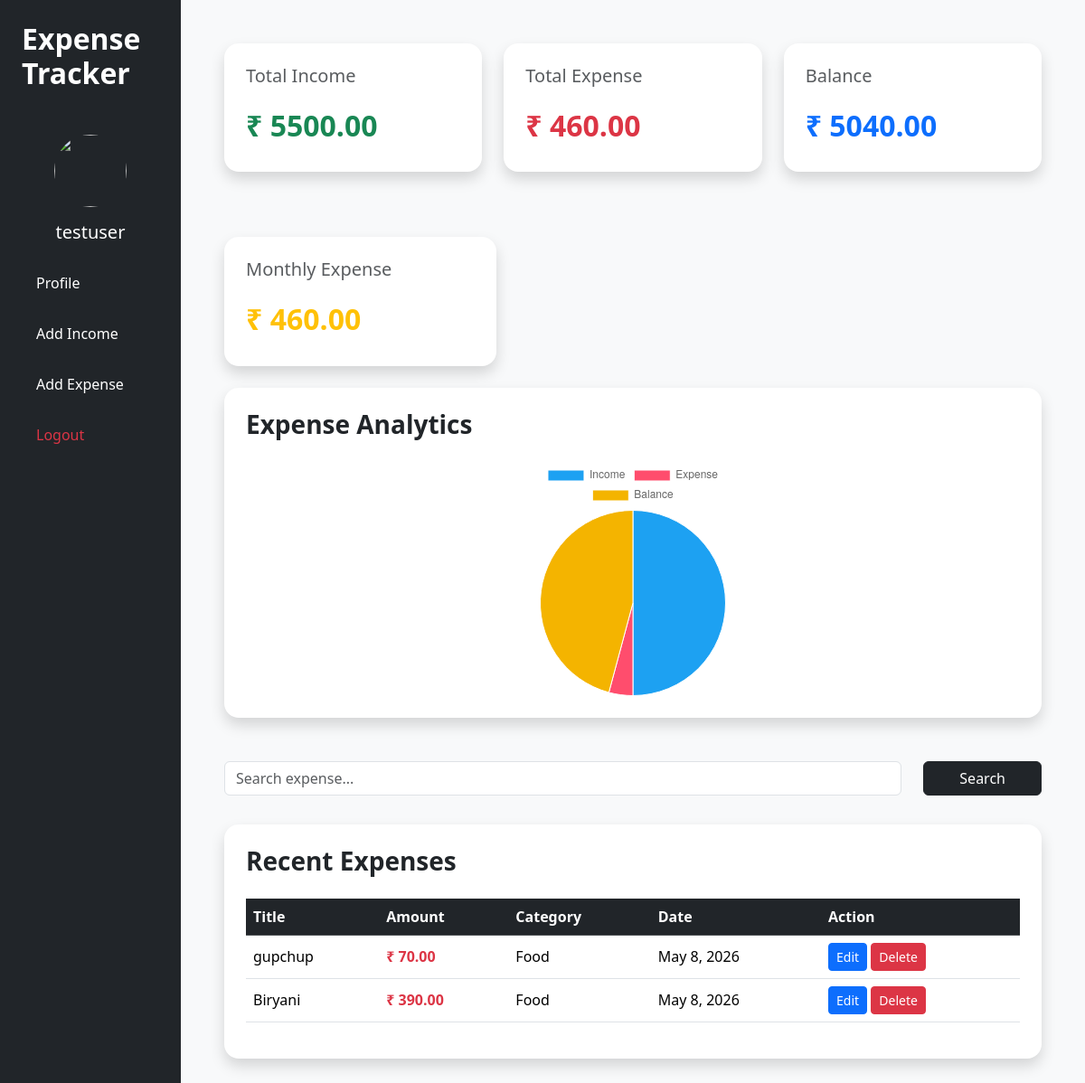
The app's page /dashboard/ (signed in) with its own data.
### tracker/models.py (models this page shows, shortened)
class Expense(models.Model):
    CATEGORY_CHOICES = [
        ('Food', 'Food'),
        ('Travel', 'Travel'),
        ('Shopping', 'Shopping'),
        ('Bills', 'Bills'),
        ('Other', 'Other'),
    ]
    user = models.ForeignKey(
        User,
        on_delete=models.CASCADE
    )
    title = models.CharField(max_length=100)
    amount = models.DecimalField(
        max_digits=10,
        decimal_places=2
    )
    category = models.CharField(
        max_length=50,
        choices=CATEGORY_CHOICES
    )
    date = models.DateField(auto_now_add=True)

### tracker/views.py (the view)
# urls.py: path('dashboard/', views.dashboard, name='dashboard'),
@login_required
def dashboard(request):
    search_query = request.GET.get('search')
    expenses = Expense.objects.filter(
        user=request.user
    )
    if search_query:
        expenses = expenses.filter(
            title__icontains=search_query
        )
    incomes = Income.objects.filter(
        user=request.user
    )
    total_expense = 0
    total_income = 0
    for expense in expenses:
        total_expense += expense.amount
    for income in incomes:
        total_income += income.amount
    balance = total_income - total_expense
    current_month = datetime.now().month
    monthly_expenses = Expense.objects.filter(
    user=request.user,
    date__month=current_month
    )
    monthly_total = 0
    for expense in monthly_expenses:
        monthly_total += expense.amount
    return render(request, 'tracker/dashboard.html', {
        'expenses': expenses,
        'total_expense': total_expense,
        'total_income': total_income,
        'balance': balance,
        'monthly_total': monthly_total,
    })

### tracker/templates/tracker/dashboard.html (shortened to what this page needs)
<!DOCTYPE html>
<html lang="en">
<head>
    {% load static %}
    <link href="https://cdn.jsdelivr.net/npm/bootstrap@5.3.3/dist/css/bootstrap.min.css"
        rel="stylesheet">
</head>
<body class="bg-light">
    <div class="container-fluid">
        <div class="row">
            <div id="sidebar"
                class="sidebar bg-dark text-white p-4 min-vh-100 col-md-2">
                <h2 class="fw-bold mb-5">
                    Expense Tracker
                </h2>
                <div class="text-center mb-4">
    {% if request.user.userprofile.profile_picture %}
        <img
            src="{{ request.user.userprofile.profile_picture.url }}"
            class="rounded-circle mb-3"
            width="80"
            height="80"
            style="object-fit:cover;"
        >
    {% else %}
        <img
            src="https://cdn-icons-png.flaticon.com/512/149/149071.png"
            class="rounded-circle mb-3"
            width="80"
            height="80"
        >
    {% endif %}
    <h5>
        {{ request.user.username }}
    </h5>
</div>
                <ul class="nav flex-column">
                    <li class="nav-item mb-3">
                        <a href="{% url 'profile' %}"
                            class="nav-link text-white">
                            Profile
                        </a>
                    </li>
                    <li class="nav-item mb-3">
                        <a href="{% url 'add_income' %}"
                            class="nav-link text-white">
                            Add Income
                        </a>
                    </li>
                    <li class="nav-item mb-3">
                        <a href="{% url 'add_expense' %}"
                            class="nav-link text-white">
                            Add Expense
                        </a>
                    </li>
                    <li class="nav-item mb-3">
                        <a href="{% url 'logout' %}"
                            class="nav-link text-danger">
                            Logout
                        </a>
                    </li>
                </ul>
            </div>
            <div class="main-content col-12 col-md-10 p-5">
                <div class="row mb-5">
                    <div class="col-md-4 mb-4">
                        <div class="card shadow border-0 rounded-4 p-4">
                            <h5 class="text-muted">
                                Total Income
                            </h5>
                            <h2 class="text-success fw-bold mt-3">
                                ₹ {{ total_income }}
                            </h2>
                        </div>
                    </div>
                    <div class="col-md-4 mb-4">
                        <div class="card shadow border-0 rounded-4 p-4">
                            <h5 class="text-muted">
                                Total Expense
                            </h5>
                            <h2 class="text-danger fw-bold mt-3">
                                ₹ {{ total_expense }}
                            </h2>
                        </div>
                    </div>
                    <div class="col-md-4 mb-4">
                        <div class="card shadow border-0 rounded-4 p-4">
                            <h5 class="text-muted">
                                Balance
                            </h5>
                            <h2 class="text-primary fw-bold mt-3">
                                ₹ {{ balance }}
                            </h2>
                        </div>
                    </div>
                </div>
                <div class="col-md-4 mb-4">
                    <div class="card shadow border-0 rounded-4 p-4">
                        <h5 class="text-muted">
                            Monthly Expense
                        </h5>
                        <h2 class="text-warning fw-bold mt-3">
                            ₹ {{ monthly_total }}
                        </h2>
                    </div>
                </div>
                <div class="card shadow border-0 rounded-4 p-4 mb-5">
                    <h3 class="fw-bold mb-4">
                        Expense Analytics
                    </h3>
                    <div class="chart-wrapper">
                        <canvas id="expenseChart"></canvas>
                    </div>
                </div>
                <form method="GET" class="mb-4">
                    <div class="row">
                        <div class="col-md-10 mb-2">
                            <input type="text"
                                name="search"
                                class="form-control"
                                placeholder="Search expense...">
                        </div>
                        <div class="col-md-2">
                            <button class="btn btn-dark w-100">
                                Search
                            </button>
                        </div>
                    </div>
                </form>
                <div class="card shadow border-0 rounded-4 p-4">
                    <h3 class="mb-4 fw-bold">
                        Recent Expenses
                    </h3>
                    <div class="table-responsive">
                        <table class="table table-hover align-middle">
                            <thead class="table-dark">
                                <tr>
                                    <th>Title</th>
                                    <th>Amount</th>
                                    <th>Category</th>
                                    <th>Date</th>
                                    <th>Action</th>
                                </tr>
                            </thead>
                            <tbody>
                                {% for expense in expenses %}
                                <tr>
                                    <td>{{ expense.title }}</td>
                                    <td class="text-danger fw-semibold">
                                        ₹ {{ expense.amount }}
                                    </td>
                                    <td>{{ expense.category }}</td>
                                    <td>{{ expense.date }}</td>
                                    <td>
                                        <a href="{% url 'edit_expense' expense.id %}"
                                            class="btn btn-primary btn-sm">
                                            Edit
                                        </a>
                                        <a href="{% url 'delete_expense' expense.id %}"
                                            class="btn btn-danger btn-sm">
                                            Delete
                                        </a>
                                    </td>
                                </tr>
                                {% endfor %}
                            </tbody>
                        </table>
                    </div>
                </div>
            </div>
        </div>
    </div>
    <script>
        const ctx =
            document.getElementById('expenseChart');
        new Chart(ctx, {
            type:'pie',
            data:{
                labels:[
                    'Income',
                    'Expense',
                    'Balance'
                ],
                datasets:[{
                    data:[
                        "{{ total_income }}",
                        "{{ total_expense }}",
                        "{{ balance }}"
                    ],
                    backgroundColor:[
                        '#1DA1F2',
                        '#FF4D6D',
                        '#F4B400'
                    ],
                    borderWidth:1
                }]
            },
            options:{
                responsive:true,
                maintainAspectRatio:false
            }
        });
    </script>
</body>
</html>

### tracker/templates/tracker/dashboard.html (style rules this page uses)
body { overflow-x:hidden; }
.sidebar { background:#111827; }
.chart-wrapper { width:100%; max-width:260px; height:260px; margin:0 auto; }
.chart-wrapper canvas { width:100% !important; height:100% !important; }

### records on screen
Expense: title "gupchup", amount "70.00", category "Food", date "May 8, 2026"
Expense: title "Biryani", amount "390.00", category "Food", date "May 8, 2026"

### other values on screen
{{ request.user.username }} "testuser"
{{ total_income }} "5500.00"
{{ total_expense }} "460.00"
{{ balance }} "5040.00"
{{ monthly_total }} "460.00"
chart data {{ total_income }} 5500.00
chart data {{ total_expense }} 460.00
chart data {{ balance }} 5040.00
